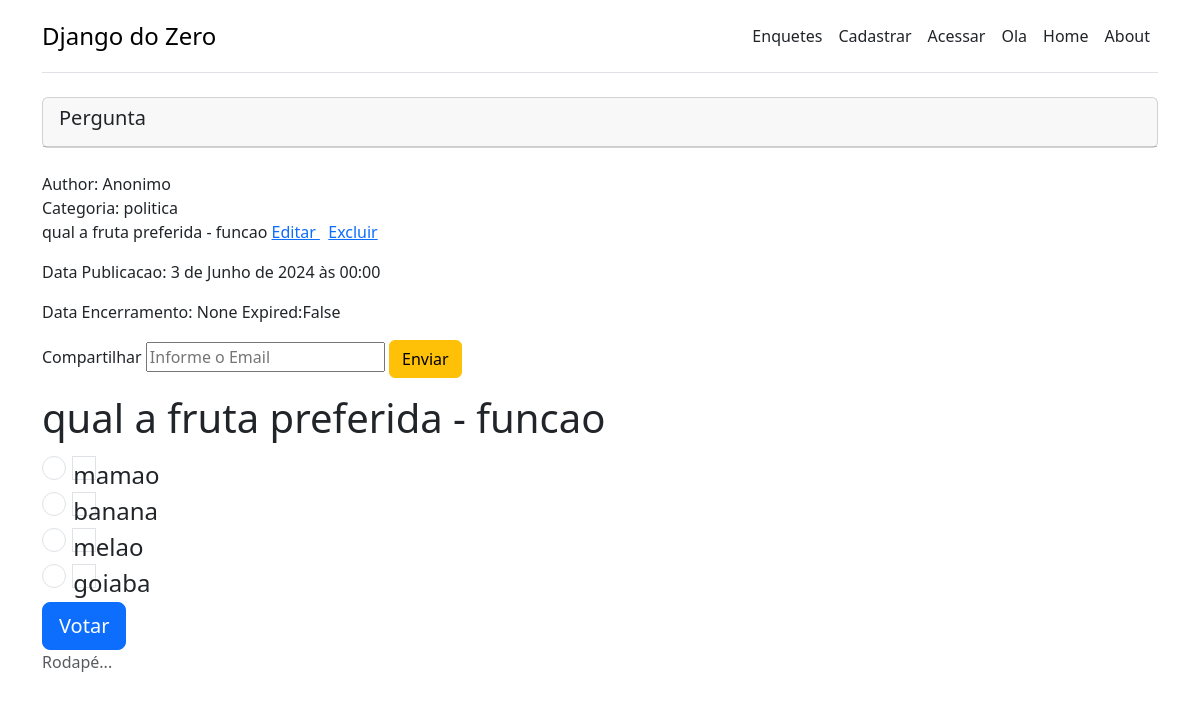
The page /polls/enquete/3/show on the database its author committed.
### polls/models.py (models this page shows, shortened)
class Question(models.Model):
    question_text = models.CharField("Pergunta", max_length=200)
    pub_date = models.DateTimeField("Data Publicacao",)
    author = models.ForeignKey(
        User,
        editable=False,
        null=True,
        on_delete=models.DO_NOTHING,
    )
    categoria = models.CharField(
        'Categoria',
        max_length=15,
        choices =[
            ('geral', 'Geral'),
            ('preferencias', 'Preferencias'),
            ('politica', 'Politica'),
        ],
        default=None,
        null=True,
    )
    end_date = models.DateTimeField('Data de Encerramento', blank=True, null=True)
    class Meta:
        verbose_name = 'Perguntax'
        verbose_name_plural = 'Perguntasx'
    def get_total_votes(self):
        votes = Choice.objects.filter(question=self).aggregate(
            total=models.Sum('votes')
        )
        return votes.get('total')

class Choice(models.Model):
    question = models.ForeignKey(Question, on_delete=models.CASCADE)
    choice_text = models.CharField(max_length=200, )
    votes = models.IntegerField(default=0)

### polls/views.py (the view)
# urls.py: path('polls/enquete/<int:pk>/show', views.QuestionDetailView.as_view(), name='question_detail'),
class QuestionDetailView(DetailView):
    model = Question
    template_name = 'polls/question_detail.html'
    context_object_name = 'question'
    def get_context_data(self, **kwargs):
        context = super(QuestionDetailView, self).get_context_data(**kwargs)
        question = kwargs.get('object')
        expired = False
        if question.end_date is not None and question.end_date < timezone.now():
            expired = True
        context['total_votes'] = question.get_total_votes()
        context['expired'] = expired
        return context

### templates/polls/question_detail.html (shortened to what this page needs)
{% extends "_layout_main.html" %}
{% block content %}
    <div class="card">
        <div class="card-header">
            <h5 class="card-title"> Pergunta</h5>
        </div>
    </div>
    <div class="card-body">
        <br>
        {% if question.author %}
            <span> Author: {{question.author.username}} </span>
        {% else %}
            <span> Author: Anonimo </span>
            <br>
        {% endif %}
        {% if question.categoria %}
            <span> Categoria: {{question.categoria}} </span>
            <br>
        {% endif %}
        <p>
            {{question.question_text}}
            <a href="{% url 'question_update_view' pk=question.id %}" class="link-secundary">
                Editar
            </a>
            <a href="{% url 'question_delete_view' pk=question.id %}" class="link-secundary">
                Excluir
            </a>
        </p>
        <p>  Data Publicacao: {{question.pub_date}}  </p>
        <p>  Data Encerramento: {{question.end_date}}  Expired:{{expired}}</p>
        <p>
            <form action="{% url 'question_send' question_id=question.id %}" method="POST">
                <label for="email">Compartilhar</label>
                <input type="text" id="email" name="email" placeholder="Informe o Email" value="">
                <button type="submit" class="btn btn-warning">Enviar</button>
            </form>
        </p>
        {% if expired %}
            <h1 class="text-danger"> Enquete Encerrada </h1>
            <a href="{% url 'polls_results' question_id=question.id %}" class="link-secondary">
                Ver Resultados
            </a>
        {% else %}
            <form action="{% url 'poll_vote' question_id=question.id %}" method="post">
                <fieldset>
                    <legend>
                        <h1> {{question.question_text}} </h1>
                        {% for choice in question.choice_set.all %}
                            <input
                                type="radio" name="choice" id="choice{{forloop.counter}}"
                                class="form-check-input" value="{{choice.id}}"
                            >
                            <label class="form-check-input" for="choice{{forloop.counter}}" >
                                {{choice.choice_text}}
                            </label>
                            <br>
                        {% empty %}
                            <h5> Não Há Alternativas Cadastradas </h5>
                        {% endfor %}
                    </legend>
                </fieldset>
                {% if question.choice_set.all %}
                    <input type="submit" class="btn btn-primary btn-lg" value="Votar">
                {% endif %}
        {% endif %}
    </div>
{% endblock %}

### rows shown on the page
Question: categoria "politica", question_text "qual a fruta preferida - funcao", pub_date "3 de Junho de 2024 às 00:00", end_date "None"
Choice: choice_text "mamao"
Choice: choice_text "banana"
Choice: choice_text "melao"
Choice: choice_text "goiaba"

### other values the page prints
{{ expired }} "False"
